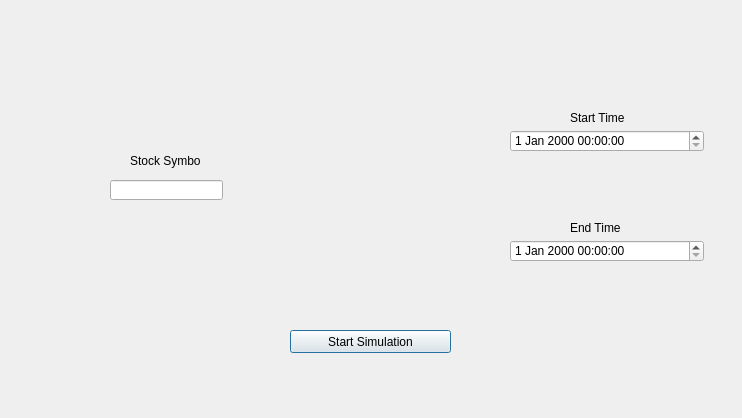
<?xml version="1.0" encoding="UTF-8"?>
<ui version="4.0">
 <class>Dialog</class>
 <widget class="QDialog" name="Dialog">
  <property name="geometry">
   <rect>
    <x>0</x>
    <y>0</y>
    <width>742</width>
    <height>418</height>
   </rect>
  </property>
  <property name="windowTitle">
   <string>Dialog</string>
  </property>
  <widget class="QLabel" name="symbolLabel">
   <property name="geometry">
    <rect>
     <x>130</x>
     <y>150</y>
     <width>71</width>
     <height>21</height>
    </rect>
   </property>
   <property name="text">
    <string>Stock Symbol</string>
   </property>
  </widget>
  <widget class="QPushButton" name="pushButton">
   <property name="geometry">
    <rect>
     <x>290</x>
     <y>330</y>
     <width>161</width>
     <height>23</height>
    </rect>
   </property>
   <property name="text">
    <string>Start Simulation</string>
   </property>
  </widget>
  <widget class="QDateTimeEdit" name="setStartTime">
   <property name="geometry">
    <rect>
     <x>510</x>
     <y>130</y>
     <width>194</width>
     <height>22</height>
    </rect>
   </property>
  </widget>
  <widget class="QDateTimeEdit" name="setEndTime">
   <property name="geometry">
    <rect>
     <x>510</x>
     <y>240</y>
     <width>194</width>
     <height>22</height>
    </rect>
   </property>
  </widget>
  <widget class="QLabel" name="label">
   <property name="geometry">
    <rect>
     <x>570</x>
     <y>110</y>
     <width>61</width>
     <height>16</height>
    </rect>
   </property>
   <property name="text">
    <string>Start Time</string>
   </property>
  </widget>
  <widget class="QLabel" name="label_2">
   <property name="geometry">
    <rect>
     <x>570</x>
     <y>220</y>
     <width>51</width>
     <height>16</height>
    </rect>
   </property>
   <property name="text">
    <string>End Time</string>
   </property>
  </widget>
  <widget class="QLineEdit" name="stockSymbol">
   <property name="geometry">
    <rect>
     <x>110</x>
     <y>180</y>
     <width>113</width>
     <height>20</height>
    </rect>
   </property>
  </widget>
 </widget>
 <resources/>
 <connections/>
</ui>
